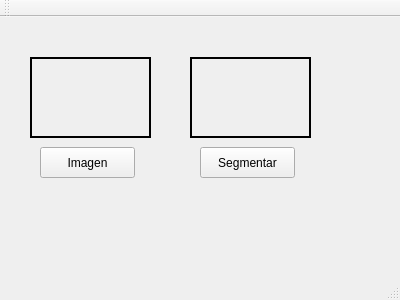
<?xml version="1.0" encoding="UTF-8"?>
<ui version="4.0">
 <class>LetterSegmentation</class>
 <widget class="QMainWindow" name="LetterSegmentation">
  <property name="geometry">
   <rect>
    <x>0</x>
    <y>0</y>
    <width>400</width>
    <height>300</height>
   </rect>
  </property>
  <property name="windowTitle">
   <string>LetterSegmentation</string>
  </property>
  <widget class="QWidget" name="centralWidget">
   <widget class="QPushButton" name="pushButton">
    <property name="geometry">
     <rect>
      <x>40</x>
      <y>130</y>
      <width>95</width>
      <height>31</height>
     </rect>
    </property>
    <property name="text">
     <string>Imagen</string>
    </property>
   </widget>
   <widget class="QLabel" name="label">
    <property name="geometry">
     <rect>
      <x>30</x>
      <y>40</y>
      <width>121</width>
      <height>81</height>
     </rect>
    </property>
    <property name="frameShape">
     <enum>QFrame::WinPanel</enum>
    </property>
    <property name="text">
     <string/>
    </property>
    <property name="scaledContents">
     <bool>true</bool>
    </property>
   </widget>
   <widget class="QPushButton" name="pushButton_2">
    <property name="geometry">
     <rect>
      <x>200</x>
      <y>130</y>
      <width>95</width>
      <height>31</height>
     </rect>
    </property>
    <property name="text">
     <string>Segmentar</string>
    </property>
   </widget>
   <widget class="QLabel" name="label_2">
    <property name="geometry">
     <rect>
      <x>190</x>
      <y>40</y>
      <width>121</width>
      <height>81</height>
     </rect>
    </property>
    <property name="frameShape">
     <enum>QFrame::WinPanel</enum>
    </property>
    <property name="text">
     <string/>
    </property>
    <property name="scaledContents">
     <bool>true</bool>
    </property>
   </widget>
  </widget>
  <widget class="QMenuBar" name="menuBar">
   <property name="geometry">
    <rect>
     <x>0</x>
     <y>0</y>
     <width>400</width>
     <height>29</height>
    </rect>
   </property>
  </widget>
  <widget class="QToolBar" name="mainToolBar">
   <attribute name="toolBarArea">
    <enum>TopToolBarArea</enum>
   </attribute>
   <attribute name="toolBarBreak">
    <bool>false</bool>
   </attribute>
  </widget>
  <widget class="QStatusBar" name="statusBar"/>
 </widget>
 <layoutdefault spacing="6" margin="11"/>
 <resources/>
 <connections/>
</ui>
